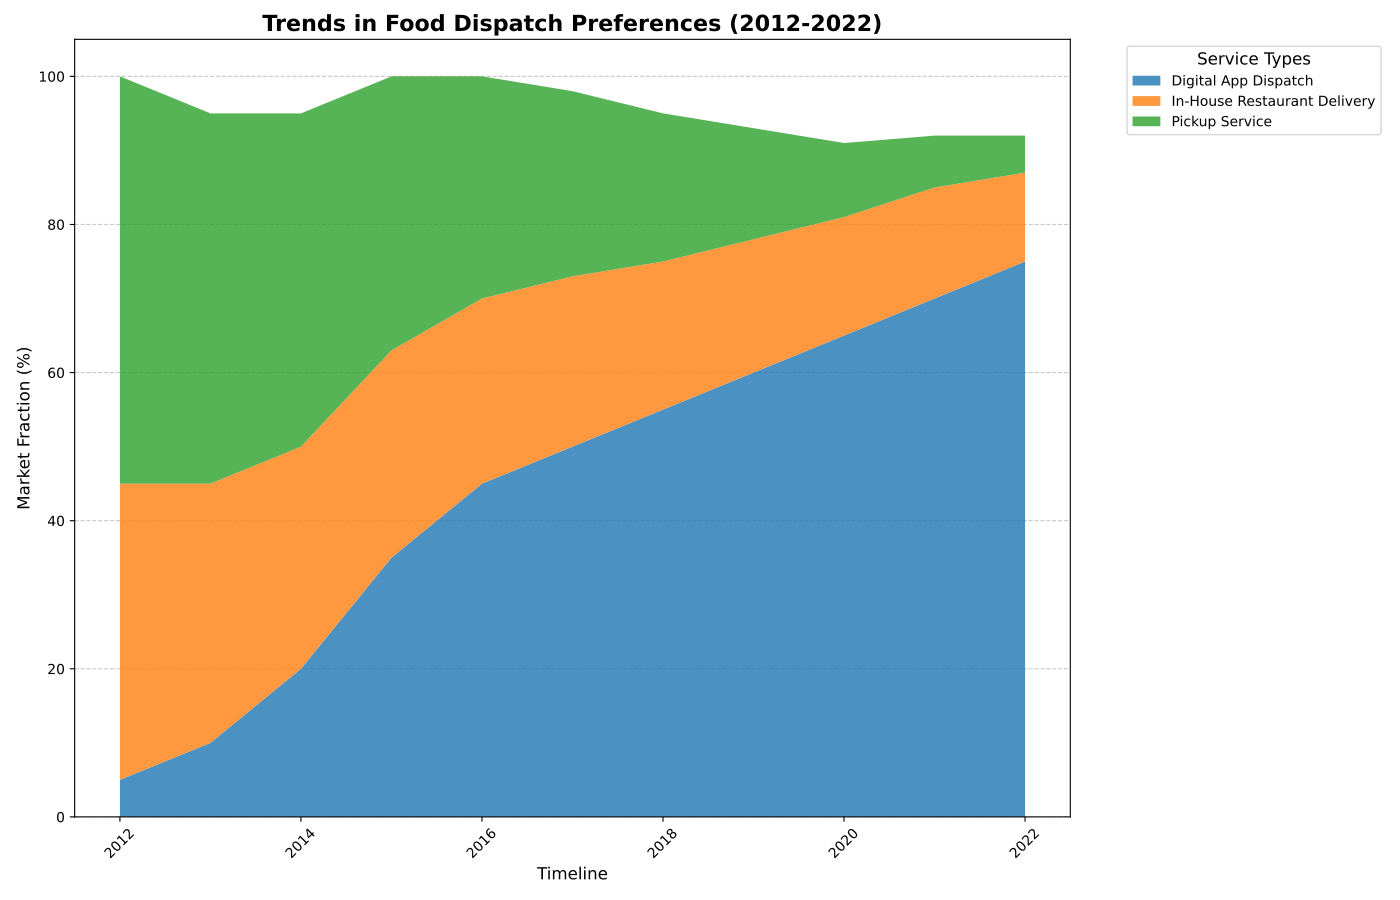

Reproduce this figure in Python.
import matplotlib.pyplot as plt
import numpy as np

years = np.arange(2012, 2023)

services = {
    "Digital App Dispatch": [5, 10, 20, 35, 45, 50, 55, 60, 65, 70, 75],
    "In-House Restaurant Delivery": [40, 35, 30, 28, 25, 23, 20, 18, 16, 15, 12],
    "Pickup Service": [55, 50, 45, 37, 30, 25, 20, 15, 10, 7, 5]
}

stacked_data = np.array(list(services.values()))

fig, ax = plt.subplots(figsize=(14, 9))

colors = ['#1f77b4', '#ff7f0e', '#2ca02c']  # New set of colors

ax.stackplot(years, stacked_data, labels=services.keys(), alpha=0.8, colors=colors)

ax.set_title("Trends in Food Dispatch Preferences (2012-2022)", fontsize=16, fontweight='bold')
ax.set_xlabel("Timeline", fontsize=12)
ax.set_ylabel("Market Fraction (%)", fontsize=12)

ax.legend(loc='upper left', bbox_to_anchor=(1.05, 1), title='Service Types', fontsize=10, title_fontsize='12', frameon=True)

plt.xticks(rotation=45)

ax.yaxis.grid(True, linestyle='--', alpha=0.7)
ax.set_axisbelow(True)

plt.tight_layout()

plt.show()
